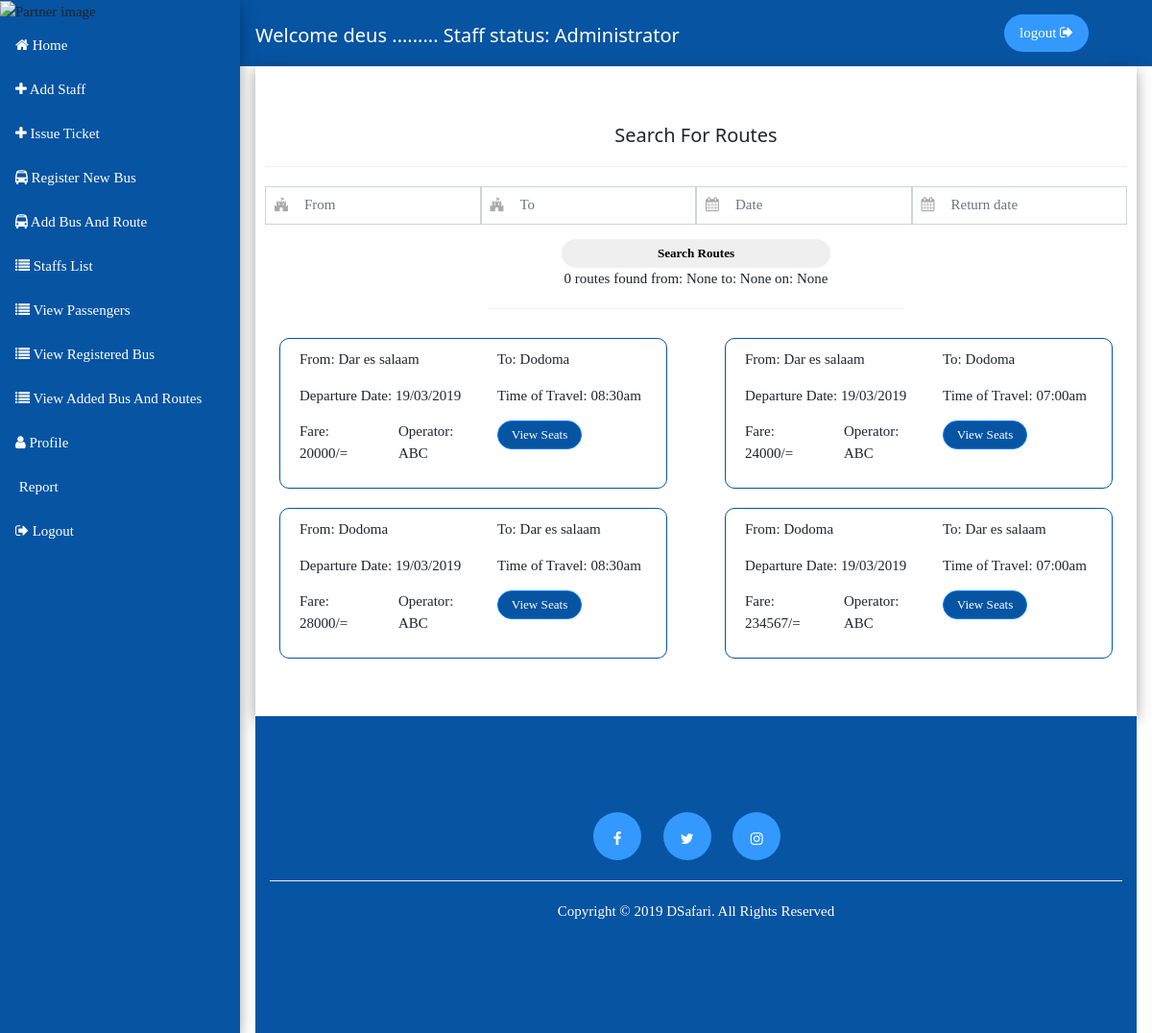
/dashboard/routes/ (signed in), run on the app's committed database.
### dashboard/models.py (models this page shows, shortened)
class CompanyStaff(models.Model):
    staffStatus = (
        ('Receptionist','Receptionist'),
        ('Driver','Driver'),('Assistant','Assistant'),
        ('Cargo-owner','Cargo-owner'),('Administrator','Administrator')
    )
    user = models.OneToOneField(User, related_name='user', on_delete = models.CASCADE)
    company_name = models.CharField(max_length = 50)
    phone_number = models.CharField(max_length = 20)
    staff_status = models.CharField(max_length = 100, choices = staffStatus)
    class Meta:
        verbose_name_plural = "Company Staff"

class BusAndRoutes(models.Model):
    amenity_one = (
        ('Television','Television'),('None','None')
    )
    amenity_two = (
        ('Wi-fi','Wi-fi'),('None','None')
    )
    amenity_three = (
        ('Charging-service','Charging-service'),('None','None')
    )
    amenity_four = (
        ('Drinks','Drinks'),('None','None')
    )
    form_orign = (
        ('Arusha','Arusha'),('Dar es salaam','Dar es salaam'),('Dodoma','Dodoma'),('Morogoro','Morogoro'),
        ('Bukoba','Bukoba'),('Moshi','Moshi'),('Kilimanjaro','Kilimanjaro'),('Singida','Singida'),('Tabora','Tabora'),
        ('Tanga','Tanga'),('Iringa','Iringa'),('Songea','Songea'),('Mbeya','Mbeya'),('Mtwara','Mtwara'),
        ('Ruvuma','Ruvuma'),('Kigoma','Kigoma'),('Mombasa','Mombasa'),('Mwanza','Mwanza'),('Babati','Babati'),
        ('Sumbawanga','Sumbawanga')
    )
    to_destination = (
        ('Arusha','Arusha'),('Dar es salaam','Dar es salaam'),('Dodoma','Dodoma'),('Morogoro','Morogoro'),
        ('Bukoba','Bukoba'),('Moshi','Moshi'),('Kilimanjaro','Kilimanjaro'),('Singida','Singida'),('Tabora','Tabora'),
        ('Tanga','Tanga'),('Iringa','Iringa'),('Songea','Songea'),('Mbeya','Mbeya'),('Mtwara','Mtwara'),
        ('Ruvuma','Ruvuma'),('Kigoma','Kigoma'),('Mombasa','Mombasa'),('Mwanza','Mwanza'),('Babati','Babati'),
        ('Sumbawanga','Sumbawanga')
    )
    travell_time = (
        ('06:00am','06:00am'),('06:30am','06:30am'),('07:00am','07:00am'),('07:30am','07:30am'),
        ('08:00am','08:00am'),('08:30am','08:30am'),('09:00am','09:00am'),('09:30am','09:30am'),
        ('10:00am','10:00am'),('10:30am','10:30am'),('11:00am','11:00am'),('11:30am','11:30am'),
        ('12:00pm','12:00pm'),('12:30pm','12:30pm'),('13:00pm','13:00pm'),('13:30pm','13:30pm'),
        ('14:00pm','14:00pm'),('14:30pm','14:30pm'),('15:00pm','15:00pm'),('15:30pm','15:30pm'),
        ('16:00pm','16:00pm'),('16:30pm','16:30pm'),('17:00pm','17:00pm'),('17:30pm','17:30pm'),
        ('18:00pm','18:00pm'),('18:30pm','18:30pm'),('19:00pm','19:00pm'),('19:30pm','19:30pm'),
        ('20:00pm','20:00pm'),('20:30pm','20:30pm'),('21:00pm','21:00pm'),('21:30pm','21:30pm'),
    )
    time_arrival = (
        ('06:00am','06:00am'),('06:30am','06:30am'),('07:00am','07:00am'),('07:30am','07:30am'),
        ('08:00am','08:00am'),('08:30am','08:30am'),('09:00am','09:00am'),('09:30am','09:30am'),
        ('10:00am','10:00am'),('10:30am','10:30am'),('11:00am','11:00am'),('11:30am','11:30am'),
        ('12:00pm','12:00pm'),('12:30pm','12:30pm'),('13:00pm','13:00pm'),('13:30pm','13:30pm'),
        ('14:00pm','14:00pm'),('14:30pm','14:30pm'),('15:00pm','15:00pm'),('15:30pm','15:30pm'),
        ('16:00pm','16:00pm'),('16:30pm','16:30pm'),('17:00pm','17:00pm'),('17:30pm','17:30pm'),
        ('18:00pm','18:00pm'),('18:30pm','18:30pm'),('19:00pm','19:00pm'),('19:30pm','19:30pm'),
        ('20:00pm','20:00pm'),('20:30pm','20:30pm'),('21:00pm','21:00pm'),('21:30pm','21:30pm'),
    )
    plate_Number = models.ForeignKey(BusRegistartion, on_delete = models.CASCADE)
    from_point = models.CharField(max_length=50, choices = form_orign)
    to_point = models.CharField(max_length=50, choices = to_destination)
    departure_date = models.CharField(max_length=50)
    time_of_travel = models.CharField(max_length=50, choices = travell_time)
    company_name = models.CharField(max_length=50)
    arrival_Time = models.CharField(max_length=50, choices = time_arrival)
    driver_name = models.CharField(max_length=50)
    assistant_name = models.CharField(max_length=50)
    amenity1 = models.CharField(max_length=50, choices = amenity_one)
    amenity2 = models.CharField(max_length=50, choices = amenity_two)
    amenity3 = models.CharField(max_length=50, choices = amenity_three)
    amenity4 = models.CharField(max_length=50, choices = amenity_four)
    dail_fare = models.CharField(max_length=50,)
    class Meta:
        verbose_name_plural = "Bus And Routes Registration"

class BusRegistartion(models.Model):
    aina_ya_bus = (
        ('Yutong','Yutong'),('Zhong Tong','Zhong Tong'),('Golden Dragon','Golden Dragon')
    )
    aina_ya_class = (
        ('Luxury','Luxury'),('Semi-Luxury','Semi-Luxury'),('Ordinary','Ordinary')
    )
    plate_Number = models.CharField(max_length = 20)
    seat_Number = models.CharField(max_length=5)
    company_name = models.CharField(max_length=50)
    bus_Type = models.CharField(max_length=50, choices = aina_ya_bus)
    bus_class = models.CharField(max_length=50, choices = aina_ya_class)
    class Meta:
        verbose_name_plural = "Bus Registartion"

### dashboard/views.py (the view)
@login_required(login_url = '/dashboard/user/auth/login/')
def route_dashboard(request):
    p = get_object_or_404(User, id = request.user.id)
    get_user = p.user.company_name
    print(get_user)
    status = p.user.staff_status
    print(status)
    fr_p = request.GET.get('startingpoint', None)
    to_p = request.GET.get('endpoint', None)
    dep = request.GET.get('departuredate', None)
    myDate = datetime.now()
    route = BusAndRoutes.objects.filter(company_name = get_user)
    count_route = BusAndRoutes.objects.filter(company_name = get_user, from_point = fr_p, to_point = to_p, departure_date = dep).count()
    if fr_p is not None:
        route = route.filter(from_point__icontains = fr_p)
    if to_p is not None:
        route = route.filter(to_point__icontains = to_p)
    if dep is not None:
        route = route.filter(departure_date__icontains = dep)
    context = {
        'date': myDate,
        'route':route,
        'count_route':count_route,
        'fr_point': fr_p,
        'to_dest': to_p,
        'depart': dep,
        'profile':p,
        'status':status
    }
    return render(request, 'dashboard/routes.html', context)

### dashboard/templates/dashboard/routes.html
{% extends "dashboard/base_dashboard.html" %}
{% block content %}
<div class="container w3-card-4 add_customer_admn_part">
  <h1>Search for routes</h1>
  <hr>
  <div class="dashboard_search_route">
    {% include 'dashboard/route_form.html' %}
  </div>
  <div class="row">
    <div class="col-md-6 offset-md-3">
      <center><p>{{count_route}} routes found from: {{fr_point}} to: {{to_dest}} on: {{depart}}</p></center>
      <hr>
    </div>
  </div>
  <div class="row">
    {% for r in route %}
      <div class="col-md-6 route_list">
        <div class="searched_route">
          <div class="row">
            <div class="col-md-6">
              <p>From: {{r.from_point}}</p>
            </div>
            <div class="col-md-6">
              <p>To: {{r.to_point}}</p>
            </div>
          </div>
          <div class="row">
            <div class="col-md-6">
              <p>Departure Date: {{r.departure_date}}</p>
            </div>
            <div class="col-md-6">
              <p>Time of Travel: {{r.time_of_travel}}</p>
            </div>
          </div>
          <div class="row">
            <div class="col-md-3">
              <p>Fare: {{r.dail_fare}}/=</p>
            </div>
            <div class="col-md-3">
              <p>Operator: {{r.plate_Number.company_name}}</p>
            </div>
            <div class="col-md-6">
              <a href="{% url 'seat_layout_dashboard' r.id %}" id="generate_secrete_code" class="btn btn-sm btn-primary btn-block">view seats</a>
            </div>
          </div>
        </div>
      </div>
    {% endfor %}
  </div>
</div>
{% endblock %}

### dashboard/templates/dashboard/base_dashboard.html (shortened to what this page needs)
<!DOCTYPE html>
<html lang="en">
<head>
    {% load staticfiles %}
    <link rel="stylesheet" href="{% static 'customer/css/bootstrap.min.css' %}">
    <link rel="stylesheet" href="{% static 'customer/css/w3file.css' %}">
    <link rel="stylesheet" href="{% static 'customer/css/css.css' %}">
    <link rel="stylesheet" href="{% static 'customer/fontawesome/css/font-awesome.min.css' %}">
    <link rel="stylesheet" href="{% static 'customer/jqueryui/jquery-ui.css' %}">
</head>
<body>
    {% if request.user.is_authenticated %}
    <div class="w3-sidebar w3-bar-block w3-collapse w3-card-4 side_navigation_dashboard" style="width:250px;" id="mySidebar">
      <img src="/static/customer/images/img2.jpg" alt="Partner image" class="img-fluid">
        {% if status == 'Driver' %}
        <a href="{% url 'home_dashboard' %}" class="w3-bar-item w3-button"><i class="fa fa-home"></i> Home</a>
        <a href="{% url 'new_company_dashboard' %}" class="w3-bar-item w3-button"><i class="fa fa-university"></i> Register New Company</a>
        <a href="{% url 'company_list' %}" class="w3-bar-item w3-button"><i class="fa fa-list"></i> Company List</a>
        <a href="{% url 'report_dashboard' %}" class="w3-bar-item w3-button"><i class="fa fa-pdf"></i> report</a>
        <a href="{% url 'logout_user' %}" class="w3-bar-item w3-button"><i class="fa fa-sign-out"></i> logout</a>
        {% elif status == 'Administrator' %}
        <a href="{% url 'home_dashboard' %}" class="w3-bar-item w3-button"><i class="fa fa-home"></i> Home</a>
        <a href="{% url 'new_staff_dashboard' %}" class="w3-bar-item w3-button"><i class="fa fa-plus"></i> Add staff</a>
        <a href="{% url 'new_customer_dashboard' %}" class="w3-bar-item w3-button"><i class="fa fa-plus"></i> Issue Ticket</a>
        <a href="{% url 'register_bus_dashboard' %}" class="w3-bar-item w3-button"><i class="fa fa-bus"></i> Register New bus</a>
        <a href="{% url 'add_bus_dashboard' %}" class="w3-bar-item w3-button"><i class="fa fa-bus"></i> Add bus and Route</a>
        <a href="{% url 'staffs_list_dashboard' %}" class="w3-bar-item w3-button"><i class="fa fa-list"></i> Staffs List</a>
        <a href="{% url 'view_customer_dashboard' %}" class="w3-bar-item w3-button"><i class="fa fa-list"></i> View Passengers</a>
        <a href="{% url 'view_bus_dashboard' %}" class="w3-bar-item w3-button"><i class="fa fa-list"></i> View registered bus</a>
        <a href="{% url 'view_added_bus_dashboard' %}" class="w3-bar-item w3-button"><i class="fa fa-list"></i> View added bus and routes</a>
        <a href="{% url 'profile_dashboard' %}" class="w3-bar-item w3-button"><i class="fa fa-user"></i> Profile</a>
        <a href="{% url 'report_dashboard' %}" class="w3-bar-item w3-button"> report</a>
        <a href="{% url 'logout_user' %}" class="w3-bar-item w3-button"><i class="fa fa-sign-out"></i> logout</a>
        {% endif%}
    </div>
    <div class="w3-main" style="margin-left:250px">
      <div class="dashboard_header">
        <div class="w3-container">
          <div class="welcome_header">
            <h1>Welcome {{user.username}} ......... Staff status: {{profile.user.staff_status}} </h1>
          </div>
          <div class="logout">
             <p><a href="{% url 'logout_user' %}" class="w3-bar-item w3-button">logout <i class="fa fa-sign-out"></i></a></p>
          </div>
        </div>
      </div>
      <div class="w3-container">
        {% block content %}{% endblock %}
        {% include "digital_safari/footer.html" %}
      </div>
    </div>
  {% else %}
  <div class="login-again" style="text-align:center; margin: 200px auto;">
      <center><p><a href="{% url 'login_user_dashboard' %}" style="text-decoration:none; height: 50px;padding-top:10px;font-weight:bold" class="btn btn-info btn-sm">Click here to login again</a></p></center>
  </div>
  {% endif %}
</body>
</html>

### customer/static/customer/css/w3file.css (style rules this page uses)
html { box-sizing:border-box }
*,*:before,*:after { box-sizing:inherit }
html { -ms-text-size-adjust:100%;-webkit-text-size-adjust:100% }
body { margin:0 }
a { background-color:transparent;-webkit-text-decoration-skip:objects }
img { border-style:none }
hr { box-sizing:content-box;height:0;overflow:visible }
html,body { font-family:Verdana,sans-serif;font-size:15px;line-height:1.5 }
html { overflow-x:hidden }
h1 { font-size:36px }
h1,h2,h3,h4,h5,h6 { font-family:"Segoe UI",Arial,sans-serif;font-weight:400;margin:10px 0 }
hr { border:0;border-top:1px solid #eee;margin:20px 0 }
img { vertical-align:middle }
a { color:inherit }
.w3-btn,.w3-button { border:none;display:inline-block;padding:8px 16px;vertical-align:middle;overflow:hidden;text-decoration:none;color:inherit;background-color:inherit;text-align:center;cursor:pointer;white-space:nowrap }
.w3-btn,.w3-button { -webkit-touch-callout:none;-webkit-user-select:none;-khtml-user-select:none;-moz-user-select:none;-ms-user-select:none;user-select:none }
.w3-sidebar { height:100%;width:200px;background-color:#fff;position:fixed!important;z-index:1;overflow:auto }
.w3-main,#main { transition:margin-left .4s }
.w3-bar-block .w3-bar-item { width:100%;display:block;padding:8px 16px;text-align:left;border:none;white-space:normal;float:none;outline:0 }
.w3-container:after,.w3-container:before,.w3-panel:after,.w3-panel:before,.w3-row:after,.w3-row:before,.w3-row-padding:after,.w3-row-padding:before, .w3-cell-row:before,.w3-cell-row:after,.w3-clear:after,.w3-clear:before,.w3-bar:before,.w3-bar:after { content:"";display:table;clear:both }
@media (min-width:993px) { .w3-sidebar.w3-collapse { display:block!important } }
.w3-container,.w3-panel { padding:0.01em 16px }
.w3-card-4,.w3-hover-shadow:hover { box-shadow:0 4px 10px 0 rgba(0,0,0,0.2),0 4px 20px 0 rgba(0,0,0,0.19) }

### customer/static/customer/css/css.css (style rules this page uses)
* { font-family: calibri; }
.dashboard_header { background-color: #0654a2; }
.dashboard_header h1 { color: #fff; font-size: 20px; text-align: center; }
.welcome_header { float: left; padding-top: 15px; }
.logout { float: right; }
.logout { padding-right: 50px; padding-top: 15px; color: #fff; font-size: 15px; }
.logout p a { text-decoration: none; border-radius: 20px; background: #3399ff; }
.side_navigation_dashboard { background: #0654a2; }
.side_navigation_dashboard a { text-decoration: none; line-height: 30px; color: #fff; font-size: 15px; text-transform: capitalize; }
.add_customer_admn_part { padding: 50px 10px; }
.add_customer_admn_part h1 { text-align: center; text-transform: capitalize; font-size: 20px; }
.dashboard_search_route { padding-top: 20px 30px; }
.searched_route { padding-top: 10px; padding-bottom: 10px; padding-left: 20px; border: 1px solid #0654a2; border-radius: 10px; margin: 0 20px; }
.searched_route a { text-align: center; background: #0654a2; border-radius: 20px; text-transform: capitalize; width: 50%; }
.route_list { padding: 10px 10px; }

### data on the page
BusAndRoutes: from_point "Dar es salaam", to_point "Dodoma", departure_date "19/03/2019", time_of_travel "08:30am", dail_fare "20000", plate_Number.company_name "ABC"
BusAndRoutes: from_point "Dar es salaam", to_point "Dodoma", departure_date "19/03/2019", time_of_travel "07:00am", dail_fare "24000", plate_Number.company_name "ABC"
BusAndRoutes: from_point "Dodoma", to_point "Dar es salaam", departure_date "19/03/2019", time_of_travel "08:30am", dail_fare "28000", plate_Number.company_name "ABC"
BusAndRoutes: from_point "Dodoma", to_point "Dar es salaam", departure_date "19/03/2019", time_of_travel "07:00am", dail_fare "234567", plate_Number.company_name "ABC"

### other printed values
{{ user.username }} "deus"
{{ profile.user.staff_status }} "Administrator"
{{ count_route }} "0"
{{ fr_point }} "None"
{{ to_dest }} "None"
{{ depart }} "None"
{{ date|date:'Y' }} "2019"
